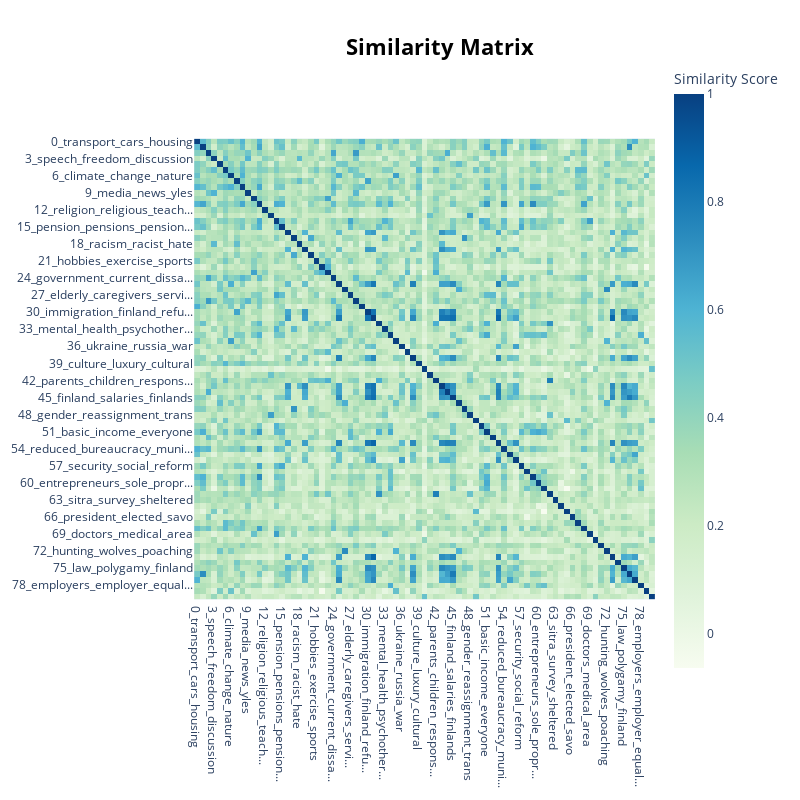

Write notebook code for a chart like this one.
### Code cell
topic_model.visualize_heatmap()

### Figure 1 — Plotly figure (JSON) as saved in the notebook; plotly's stock layout.template omitted (floating-point values rounded to 4 significant figures; data arrays with more than 128 entries replaced by an {"elided": "..."} marker saying what was removed)
{"data": [{"coloraxis": "coloraxis", "hovertemplate": "x: %{x}<br>y: %{y}<br>Similarity Score: %{z}<extra></extra>", "name": "0", "type": "heatmap", "x": ["0_transport_cars_housing", "1_taxation_tax_income", "2_democracy_parliament_voting", "3_speech_freedom_discussion", "4_food_meat_production", "5_society_wellbeing_life", "6_climate_change_nature", "7_immigration_immigrants_as...", "8_economic_growth_economy", "9_media_news_yles", "10_students_education_study", "11_welfare_areas_cuts", "12_religion_religious_teach...", "13_gender_genders_two", "14_health_care_nurses", "15_pension_pensions_pension...", "16_finns_finn_their", "17_drug_drugs_use", "18_racism_racist_hate", "19_language_swedish_finnish", "20_crimes_criminal_punishment", "21_hobbies_exercise_sports", "22_school_bullying_bully", "23_school_teachers_childhood", "24_government_current_dissa...", "25_finland_carbon_energy", "26_animals_animal_pets", "27_elderly_caregivers_servi...", "28_political_decisions_deci...", "29_electricity_power_price", "30_immigration_finland_refu...", "31_finland_tourism_karelian", "32_child_allowance_children", "33_mental_health_psychother...", "34_unemployment_unemployed_...", "35_forests_forest_felling", "36_ukraine_russia_war", "37_phones_cell_mobile", "38_mining_finland_companies", "39_culture_luxury_cultural", "40_yes_uh_good", "41_conscription_service_women", "42_parents_children_respons...", "43_racism_hate_finnish", "44_direct_parties_democracy", "45_finland_salaries_finlands", "46_fur_farming_banned", "47_cannabis_legalized_sale", "48_gender_reassignment_trans", "49_independent_thought_brings", "50_sick_kela_kelas", "51_basic_income_everyone", "52_age_old_16", "53_eu_finland_leave", "54_reduced_bureaucracy_muni...", "55_train_trains_travel", "56_nato_membership_strong", "57_security_social_reform", "58_week_work_fourday", "59_subsidies_who_instead", "60_entrepreneurs_sole_propr...", "61_salary_correspond_lowest", "62_family_children_families", "63_sitra_survey_sheltered", "64_corona_vaccine_media", "65_perspectives_new_experie...", "66_president_elected_savo", "67_future_hope_nation", "68_state_life_times", "69_doctors_medical_area", "70_clear_concise_short", "71_intelligence_artificial_...", "72_hunting_wolves_poaching", "73_best_country_finland", "74_strike_strikes_right", "75_law_polygamy_finland", "76_taxation_tax_estonian", "77_cars_functional_strive", "78_employers_employer_equal...", "79_peat_renewable_energy", "80_opinion_metallica_jamal"], "xaxis": "x", "y": ["0_transport_cars_housing", "1_taxation_tax_income", "2_democracy_parliament_voting", "3_speech_freedom_discussion", "4_food_meat_production", "5_society_wellbeing_life", "6_climate_change_nature", "7_immigration_immigrants_as...", "8_economic_growth_economy", "9_media_news_yles", "10_students_education_study", "11_welfare_areas_cuts", "12_religion_religious_teach...", "13_gender_genders_two", "14_health_care_nurses", "15_pension_pensions_pension...", "16_finns_finn_their", "17_drug_drugs_use", "18_racism_racist_hate", "19_language_swedish_finnish", "20_crimes_criminal_punishment", "21_hobbies_exercise_sports", "22_school_bullying_bully", "23_school_teachers_childhood", "24_government_current_dissa...", "25_finland_carbon_energy", "26_animals_animal_pets", "27_elderly_caregivers_servi...", "28_political_decisions_deci...", "29_electricity_power_price", "30_immigration_finland_refu...", "31_finland_tourism_karelian", "32_child_allowance_children", "33_mental_health_psychother...", "34_unemployment_unemployed_...", "35_forests_forest_felling", "36_ukraine_russia_war", "37_phones_cell_mobile", "38_mining_finland_companies", "39_culture_luxury_cultural", "40_yes_uh_good", "41_conscription_service_women", "42_parents_children_respons...", "43_racism_hate_finnish", "44_direct_parties_democracy", "45_finland_salaries_finlands", "46_fur_farming_banned", "47_cannabis_legalized_sale", "48_gender_reassignment_trans", "49_independent_thought_brings", "50_sick_kela_kelas", "51_basic_income_everyone", "52_age_old_16", "53_eu_finland_leave", "54_reduced_bureaucracy_muni...", "55_train_trains_travel", "56_nato_membership_strong", "57_security_social_reform", "58_week_work_fourday", "59_subsidies_who_instead", "60_entrepreneurs_sole_propr...", "61_salary_correspond_lowest", "62_family_children_families", "63_sitra_survey_sheltered", "64_corona_vaccine_media", "65_perspectives_new_experie...", "66_president_elected_savo", "67_future_hope_nation", "68_state_life_times", "69_doctors_medical_area", "70_clear_concise_short", "71_intelligence_artificial_...", "72_hunting_wolves_poaching", "73_best_country_finland", "74_strike_strikes_right", "75_law_polygamy_finland", "76_taxation_tax_estonian", "77_cars_functional_strive", "78_employers_employer_equal...", "79_peat_renewable_energy", "80_opinion_metallica_jamal"], "yaxis": "y", "z": {"elided": "81x81 float values"}}], "layout": {"coloraxis": {"colorbar": {"title": {"text": "Similarity Score"}}, "colorscale": [[0, "rgb(247,252,240)"], [0.125, "rgb(224,243,219)"], [0.25, "rgb(204,235,197)"], [0.375, "rgb(168,221,181)"], [0.5, "rgb(123,204,196)"], [0.625, "rgb(78,179,211)"], [0.75, "rgb(43,140,190)"], [0.875, "rgb(8,104,172)"], [1, "rgb(8,64,129)"]]}, "height": 800, "hoverlabel": {"bgcolor": "white", "font": {"family": "Rockwell", "size": 16}}, "legend": {"title": {"text": "Trend"}}, "margin": {"t": 60}, "showlegend": true, "title": {"font": {"color": "Black", "size": 22}, "text": "<b>Similarity Matrix</b>", "x": 0.55, "xanchor": "center", "y": 0.95, "yanchor": "top"}, "width": 800, "xaxis": {"anchor": "y", "constrain": "domain", "domain": [0, 1], "scaleanchor": "y"}, "yaxis": {"anchor": "x", "autorange": "reversed", "constrain": "domain", "domain": [0, 1]}}}
